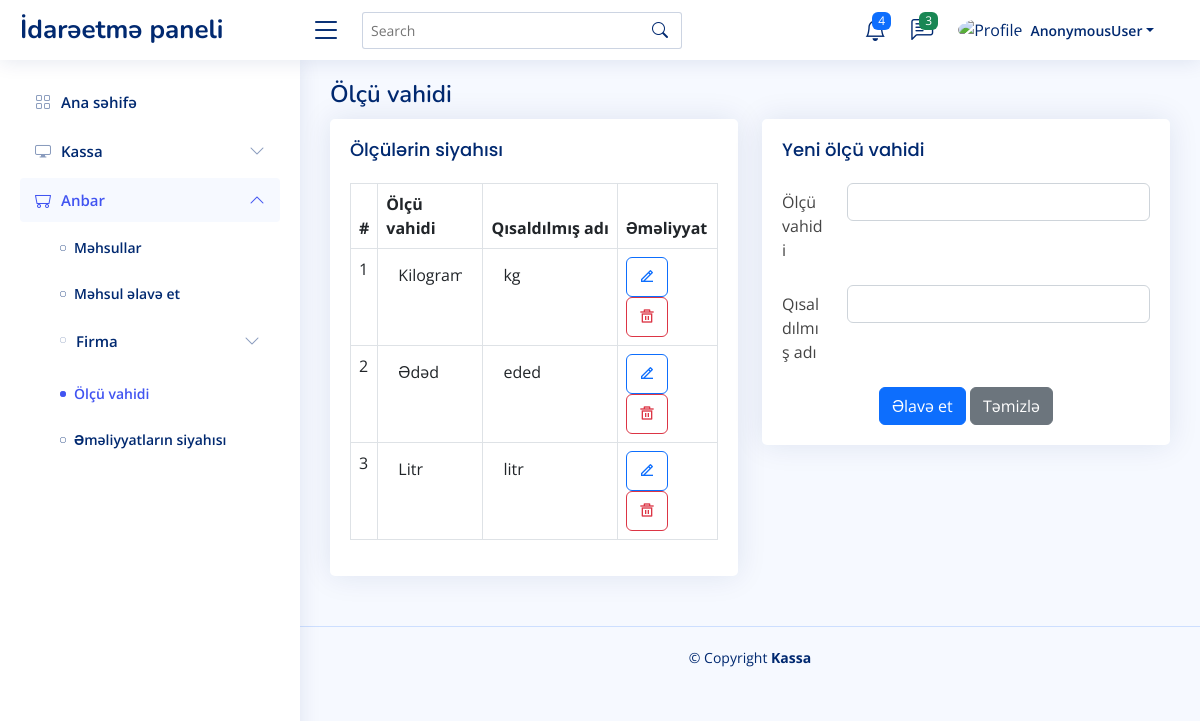
Before: /warehouse/unitofmeasure/ with the older database file.
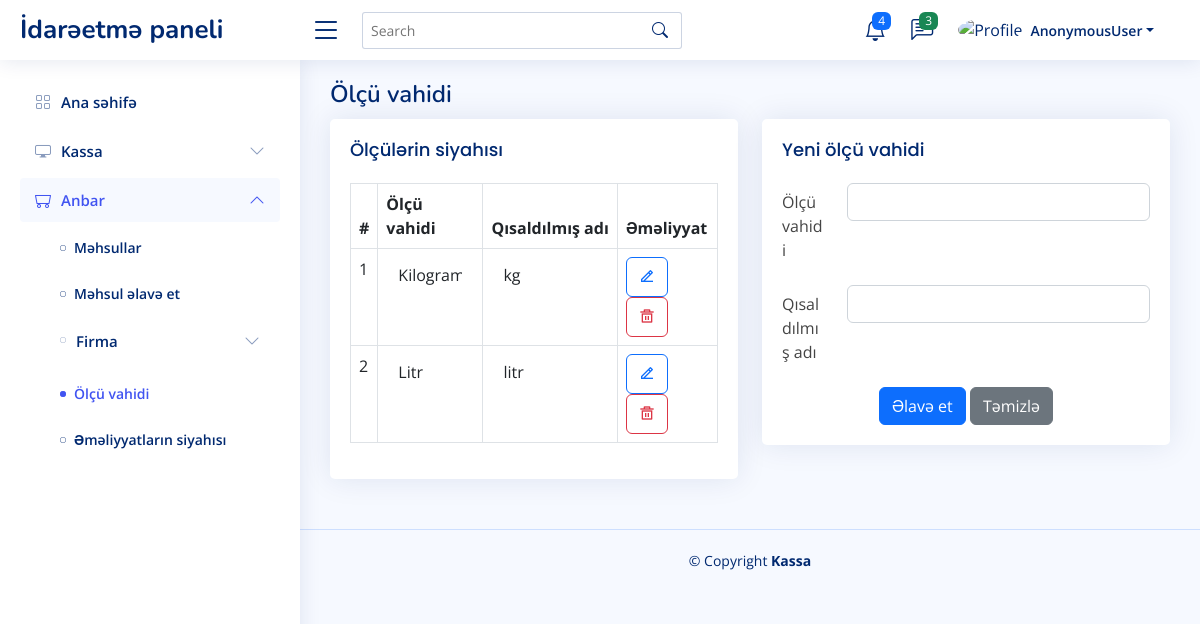
After: the same page with the newer database file.
### pos/models.py (models this page shows, shortened)
class UnitOfMeasure(models.Model):
    measure = models.CharField(verbose_name='Ölçü vahidi', max_length=50)
    abbr = models.CharField(verbose_name='Qısaldılmış adı', max_length=25)
    is_active = models.BooleanField(default=True)
    class Meta:
        verbose_name = 'Ölçü vahidi'
        verbose_name_plural = 'Ölçü vahidi'

### pos/views.py (the view)
# urls.py: path('warehouse/unitofmeasure/', views.UnitOfMeasureView.as_view(), name='warehouse_unitofmeasure'),
class UnitOfMeasureView(ListView):
    template_name = 'pos/warehouse_unitofmeasure.html'
    queryset = UnitOfMeasure.objects.all()

### templates/pos/warehouse_unitofmeasure.html (shortened to what this page needs)
{% extends 'pos/index.html' %}
{% block main %}
    <div class="pagetitle">
        <h1>Ölçü vahidi</h1>
    </div>
    <section class="section">
      <div class="row">
        <div class="col-lg-6">
                <div class="card">
                    <div class="card-body table-wrapper-scroll-y my-custom-scrollbar h-25">
                        <h5 class="card-title">Ölçülərin siyahısı</h5>
                        <table class="table table-bordered">
                            <thead>
                                <tr>
                                    <th scope="col">#</th>
                                    <th scope="col">Ölçü vahidi</th>
                                    <th scope="col">Qısaldılmış adı</th>
                                    <th scope="col">Əməliyyat</th>
                                </tr>
                            </thead>
                            <tbody>
                                {% for unitofmeasure in object_list %}
                                    <tr>
                                        <form action="{% url 'pos:warehouse_unitofmeasure_update' unitofmeasure.pk %}" method="post" class="unitofmeasure_edit_form">
                                            <td>{{ forloop.counter }}</td>
                                            <td><input type="text" class="form-control" style="border: 0;" name="measure" value="{{ unitofmeasure.measure }}"></td>
                                            <td><input type="text" class="form-control" style="border: 0;" name="abbr" value="{{ unitofmeasure.abbr }}"></td>
                                            <td>
                                                <button type="submit" title="Dəyiş" class="btn btn-outline-primary"><i class="ri-edit-2-line"></i></button>
                                                <button
                                                        type="button"
                                                        title="Sil"
                                                        class="btn btn-outline-danger"
                                                        id="delete_unitofmeasure"
                                                        data-bs-toggle="modal" data-bs-target="#modal"
                                                        url="{% url 'pos:warehouse_unitofmeasure_delete' unitofmeasure.pk %}">
                                                    <i class="ri-delete-bin-5-line"></i>
                                                </button>
                                            </td>
                                        </form>
                                    </tr>
                                {% endfor %}
                            </tbody>
                        </table>
                    </div>
                </div>
            </div>
        <div class="col-lg-6">
          <div class="card">
            <div class="card-body">
              <h5 class="card-title">Yeni ölçü vahidi</h5>
              <form action="{% url 'pos:warehouse_unitofmeasure_create' %}" method="post">
                <div class="row mb-3">
                  <label for="inputMeasure" class="col-sm-2 col-form-label">Ölçü vahidi</label>
                  <div class="col-sm-10">
                    <input type="text" class="form-control" id="inputMeasure" name="measure">
                  </div>
                </div>
                <div class="row mb-3">
                  <label for="inputAbbr" class="col-sm-2 col-form-label">Qısaldılmış adı</label>
                  <div class="col-sm-10">
                    <input type="text" class="form-control" id="inputAbbr" name="abbr">
                  </div>
                </div>
                <div class="text-center">
                  <button type="submit" class="btn btn-primary">Əlavə et</button>
                  <button type="reset" class="btn btn-secondary">Təmizlə</button>
                </div>
              </form>
            </div>
          </div>
        </div>
      </div>
    </section>
{% endblock %}

Changed rows visible on the page:
removed UnitOfMeasure: measure "Ədəd", abbr "eded"
